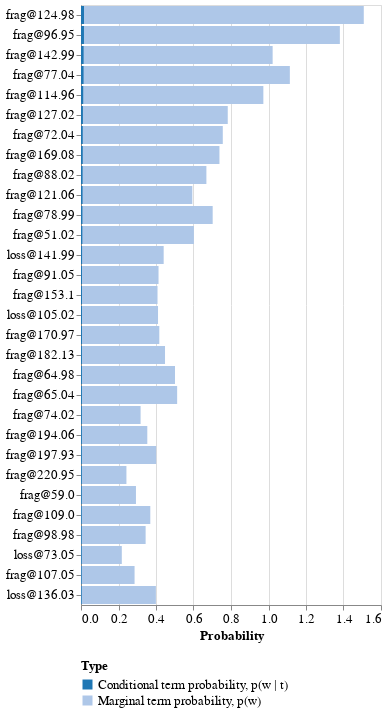

The cell this chart's notebook holds for it:
### Code cell
terms_probs = tmp.calc_terms_probs_ratio(phi, topic=10, lambda_=1)
tmp.plot_terms(terms_probs)

### Figure 1 — Vega-Lite specification as saved in the notebook (floating-point values rounded to 4 significant figures)
{"config": {"view": {"continuousWidth": 300, "continuousHeight": 300}, "axis": {"labelFontSize": 13, "titleFontSize": 13}, "legend": {"columns": 1, "labelFontSize": 13, "labelLimit": 250, "titleFontSize": 13}}, "data": {"name": "data-b0bb0c8c9be3fb712002c22c6efe8a8e"}, "mark": {"type": "bar"}, "encoding": {"color": {"field": "Type", "legend": {"orient": "bottom"}, "scale": {"scheme": "category20"}, "type": "nominal"}, "x": {"field": "Probability", "stack": null, "type": "quantitative"}, "y": {"field": "Terms", "sort": null, "title": null, "type": "nominal"}}, "$schema": "https://vega.github.io/schema/vega-lite/v5.17.0.json", "datasets": {"data-b0bb0c8c9be3fb712002c22c6efe8a8e": [{"Terms": "frag@124.98", "Type": "Marginal term probability, p(w)", "Probability": 1.508}, {"Terms": "frag@96.95", "Type": "Marginal term probability, p(w)", "Probability": 1.381}, {"Terms": "frag@142.99", "Type": "Marginal term probability, p(w)", "Probability": 1.022}, {"Terms": "frag@77.04", "Type": "Marginal term probability, p(w)", "Probability": 1.114}, {"Terms": "frag@114.96", "Type": "Marginal term probability, p(w)", "Probability": 0.9726}, {"Terms": "frag@127.02", "Type": "Marginal term probability, p(w)", "Probability": 0.7827}, {"Terms": "frag@72.04", "Type": "Marginal term probability, p(w)", "Probability": 0.7562}, {"Terms": "frag@169.08", "Type": "Marginal term probability, p(w)", "Probability": 0.7384}, {"Terms": "frag@88.02", "Type": "Marginal term probability, p(w)", "Probability": 0.6688}, {"Terms": "frag@121.06", "Type": "Marginal term probability, p(w)", "Probability": 0.5937}, {"Terms": "frag@78.99", "Type": "Marginal term probability, p(w)", "Probability": 0.7023}, {"Terms": "frag@51.02", "Type": "Marginal term probability, p(w)", "Probability": 0.602}, {"Terms": "loss@141.99", "Type": "Marginal term probability, p(w)", "Probability": 0.4409}, {"Terms": "frag@91.05", "Type": "Marginal term probability, p(w)", "Probability": 0.4135}, {"Terms": "frag@153.1", "Type": "Marginal term probability, p(w)", "Probability": 0.4081}, {"Terms": "loss@105.02", "Type": "Marginal term probability, p(w)", "Probability": 0.4108}, {"Terms": "frag@170.97", "Type": "Marginal term probability, p(w)", "Probability": 0.4177}, {"Terms": "frag@182.13", "Type": "Marginal term probability, p(w)", "Probability": 0.4481}, {"Terms": "frag@64.98", "Type": "Marginal term probability, p(w)", "Probability": 0.5013}, {"Terms": "frag@65.04", "Type": "Marginal term probability, p(w)", "Probability": 0.5128}, {"Terms": "frag@74.02", "Type": "Marginal term probability, p(w)", "Probability": 0.3178}, {"Terms": "frag@194.06", "Type": "Marginal term probability, p(w)", "Probability": 0.3536}, {"Terms": "frag@197.93", "Type": "Marginal term probability, p(w)", "Probability": 0.4011}, {"Terms": "frag@220.95", "Type": "Marginal term probability, p(w)", "Probability": 0.2423}, {"Terms": "frag@59.0", "Type": "Marginal term probability, p(w)", "Probability": 0.2931}, {"Terms": "frag@109.0", "Type": "Marginal term probability, p(w)", "Probability": 0.3696}, {"Terms": "frag@98.98", "Type": "Marginal term probability, p(w)", "Probability": 0.3447}, {"Terms": "loss@73.05", "Type": "Marginal term probability, p(w)", "Probability": 0.2176}, {"Terms": "frag@107.05", "Type": "Marginal term probability, p(w)", "Probability": 0.2857}, {"Terms": "loss@136.03", "Type": "Marginal term probability, p(w)", "Probability": 0.3994}, {"Terms": "frag@124.98", "Type": "Conditional term probability, p(w | t)", "Probability": 0.016}, {"Terms": "frag@96.95", "Type": "Conditional term probability, p(w | t)", "Probability": 0.01576}, {"Terms": "frag@142.99", "Type": "Conditional term probability, p(w | t)", "Probability": 0.01391}, {"Terms": "frag@77.04", "Type": "Conditional term probability, p(w | t)", "Probability": 0.01368}, {"Terms": "frag@114.96", "Type": "Conditional term probability, p(w | t)", "Probability": 0.01182}, {"Terms": "frag@127.02", "Type": "Conditional term probability, p(w | t)", "Probability": 0.0102}, {"Terms": "frag@72.04", "Type": "Conditional term probability, p(w | t)", "Probability": 0.009274}, {"Terms": "frag@169.08", "Type": "Conditional term probability, p(w | t)", "Probability": 0.009274}, {"Terms": "frag@88.02", "Type": "Conditional term probability, p(w | t)", "Probability": 0.008579}, {"Terms": "frag@121.06", "Type": "Conditional term probability, p(w | t)", "Probability": 0.008347}, {"Terms": "frag@78.99", "Type": "Conditional term probability, p(w | t)", "Probability": 0.007652}, {"Terms": "frag@51.02", "Type": "Conditional term probability, p(w | t)", "Probability": 0.007188}, {"Terms": "loss@141.99", "Type": "Conditional term probability, p(w | t)", "Probability": 0.005797}, {"Terms": "frag@91.05", "Type": "Conditional term probability, p(w | t)", "Probability": 0.005334}, {"Terms": "frag@153.1", "Type": "Conditional term probability, p(w | t)", "Probability": 0.005334}, {"Terms": "loss@105.02", "Type": "Conditional term probability, p(w | t)", "Probability": 0.005334}, {"Terms": "frag@170.97", "Type": "Conditional term probability, p(w | t)", "Probability": 0.005334}, {"Terms": "frag@182.13", "Type": "Conditional term probability, p(w | t)", "Probability": 0.005102}, {"Terms": "frag@64.98", "Type": "Conditional term probability, p(w | t)", "Probability": 0.005102}, {"Terms": "frag@65.04", "Type": "Conditional term probability, p(w | t)", "Probability": 0.005102}, {"Terms": "frag@74.02", "Type": "Conditional term probability, p(w | t)", "Probability": 0.00487}, {"Terms": "frag@194.06", "Type": "Conditional term probability, p(w | t)", "Probability": 0.00487}, {"Terms": "frag@197.93", "Type": "Conditional term probability, p(w | t)", "Probability": 0.004638}, {"Terms": "frag@220.95", "Type": "Conditional term probability, p(w | t)", "Probability": 0.004638}, {"Terms": "frag@59.0", "Type": "Conditional term probability, p(w | t)", "Probability": 0.004406}, {"Terms": "frag@109.0", "Type": "Conditional term probability, p(w | t)", "Probability": 0.004175}, {"Terms": "frag@98.98", "Type": "Conditional term probability, p(w | t)", "Probability": 0.004175}, {"Terms": "loss@73.05", "Type": "Conditional term probability, p(w | t)", "Probability": 0.004175}, {"Terms": "frag@107.05", "Type": "Conditional term probability, p(w | t)", "Probability": 0.003943}, {"Terms": "loss@136.03", "Type": "Conditional term probability, p(w | t)", "Probability": 0.003943}]}}
